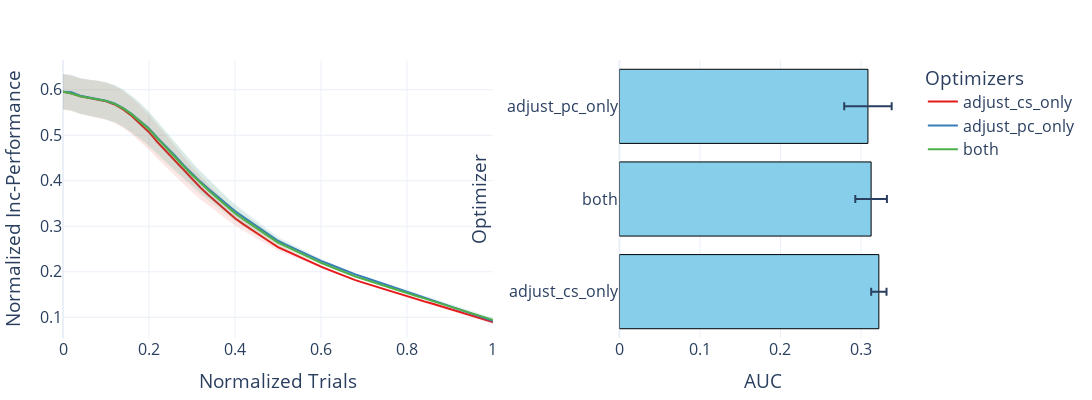

Source (notebook cell):
### Code cell
plot_one_thing('adjust_method')
